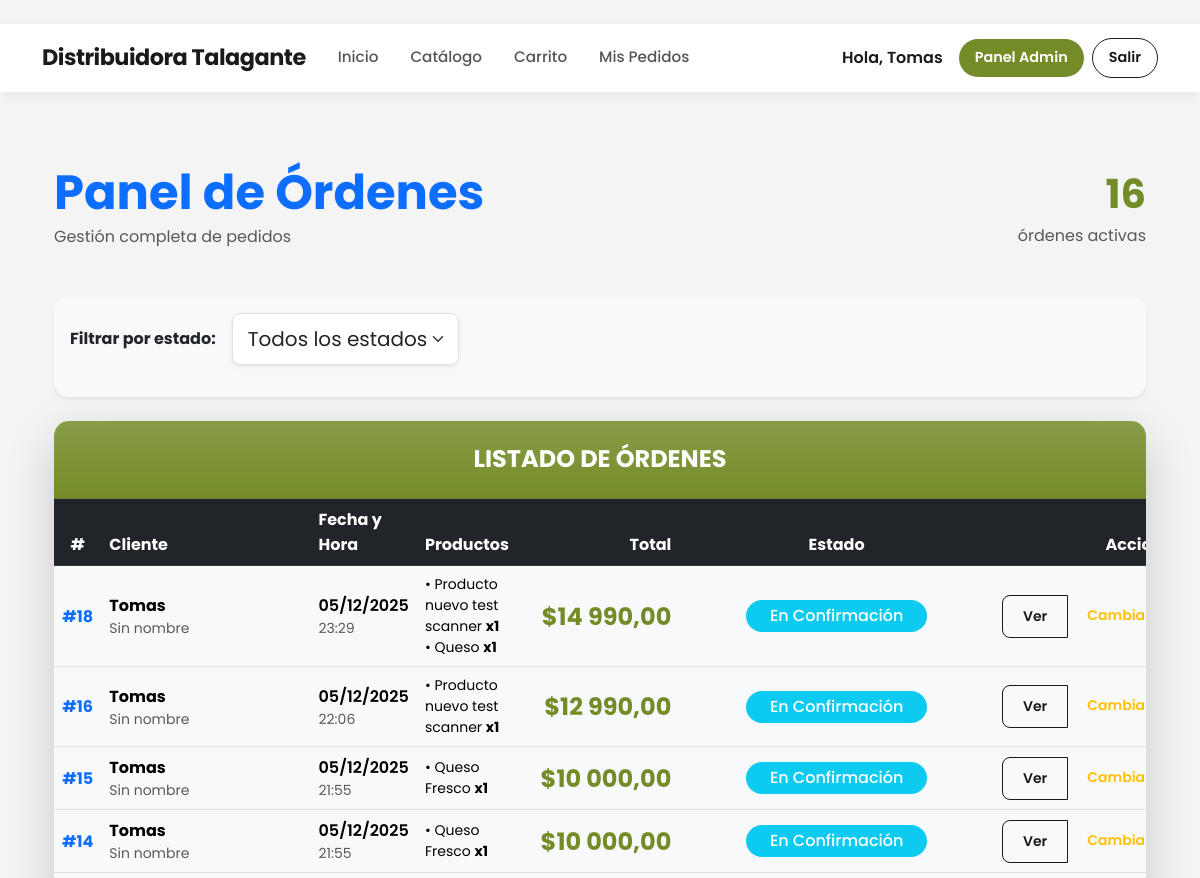
/panel/ (signed in, upper part), run on an earlier commit of the app's database.
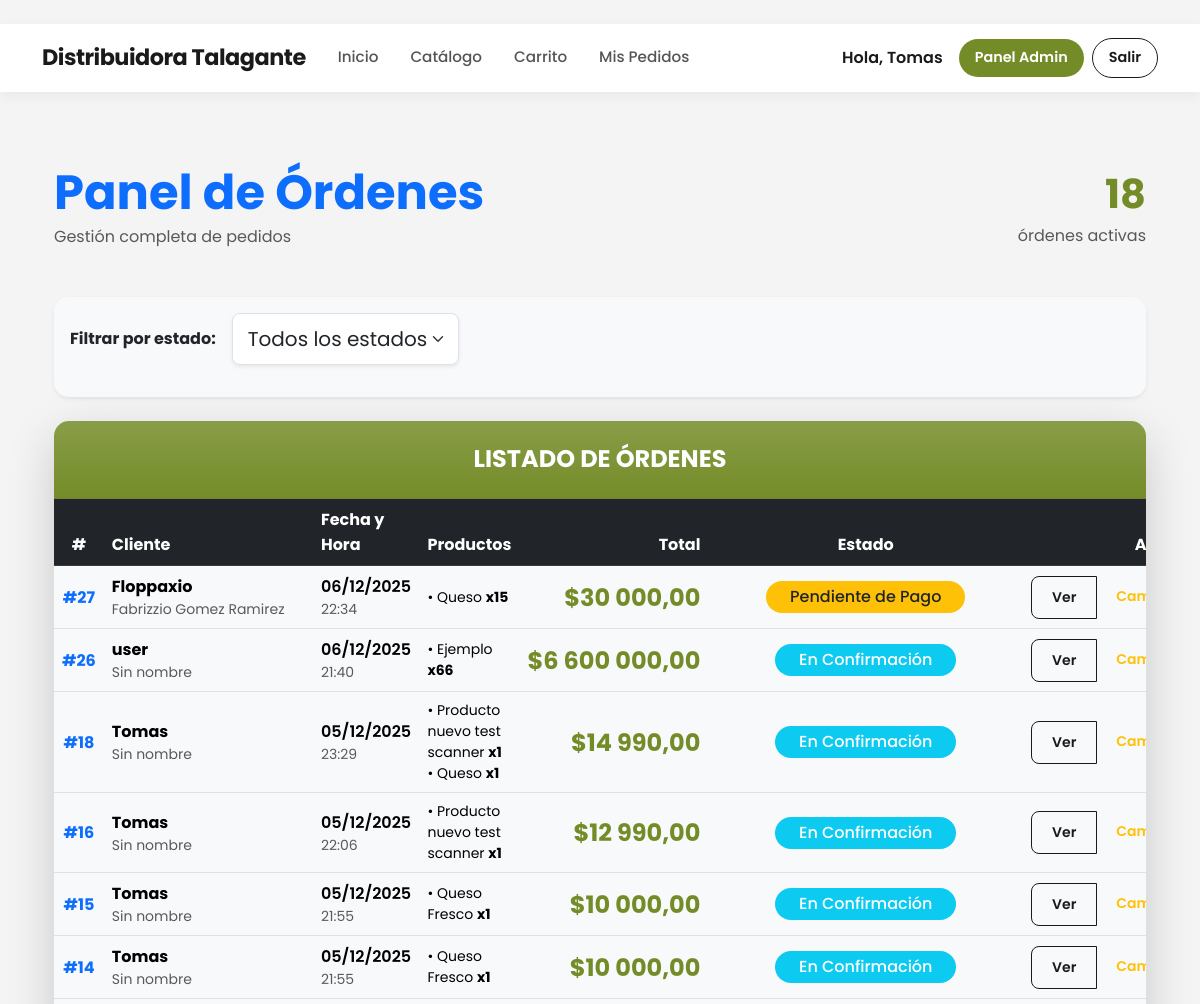
And on a later commit of the database.
### core/models.py (models this page shows, shortened)
class Orden(models.Model):
    ESTADOS = [
        ('pendiente', 'Pendiente de Pago'),
        ('confirmacion', 'En Confirmación'),
        ('preparacion', 'En Preparación'),
        ('despacho', 'En Despacho / Listo para Retiro'),
        ('cancelado', 'Cancelado'),
        ('completado', 'Completado'),
    ]
    METODOS_PAGO = [
        ('transferencia', 'Transferencia Bancaria'),
        ('efectivo', 'Pago en Efectivo (Retiro)'),
    ]
    usuario = models.ForeignKey(User, on_delete=models.CASCADE)
    fecha = models.DateTimeField(auto_now_add=True)
    estado = models.CharField(max_length=20, choices=ESTADOS, default='pendiente')
    total = models.DecimalField(max_digits=12, decimal_places=2)
    metodo_pago = models.CharField(max_length=20, choices=METODOS_PAGO, default='transferencia')
    instrucciones_transferencia = models.TextField(default="Realice transferencia a Cuenta Corriente XXXX-XXXX y envíe comprobante por WhatsApp.")
    comprobante = models.ImageField(upload_to='comprobantes/', blank=True, null=True, help_text="Foto del comprobante de pago")
    nota_comprobante = models.TextField(blank=True, null=True, help_text="Link o nota del comprobante (opcional)")
    mensaje_cliente = models.TextField(blank=True, help_text="Mensaje opcional del cliente")
    def get_whatsapp_link(self):
        if hasattr(self.usuario, 'perfil') and self.usuario.perfil.telefono:
            telefono = re.sub(r'[^\d]', '', self.usuario.perfil.telefono)
            if telefono.startswith('56') and len(telefono) == 11:
                telefono = telefono[2:]
            elif len(telefono) == 9:
                telefono = '56' + telefono
            else:
                telefono = telefono.lstrip('0')
            return f"https://wa.me/{telefono}"
        return "https://wa.me/56949071013"

class ItemOrden(models.Model):
    orden = models.ForeignKey(Orden, on_delete=models.CASCADE)
    producto = models.ForeignKey(Producto, on_delete=models.CASCADE)
    cantidad = models.PositiveIntegerField()
    precio = models.DecimalField(max_digits=10, decimal_places=2)

class Producto(models.Model):
    codigo_barras = models.CharField(max_length=50, unique=True, blank=True, null=True,help_text="Se genera automáticamente si lo dejas vacío")
    nombre = models.CharField(max_length=200)
    categoria = models.CharField(max_length=50, blank=True)
    descripcion = models.TextField(blank=True)
    unidad_medida = models.CharField(max_length=2, choices=UnidadMedida.choices, default=UnidadMedida.UN)
    stock = models.DecimalField(max_digits=12, decimal_places=3, default=Decimal('0.000'))
    precio = models.DecimalField(
        max_digits=10,
        decimal_places=0,
        default=0,
        verbose_name="Precio"
    )
    tamano_paquete = models.DecimalField(max_digits=10, decimal_places=3, default=Decimal('1.000'), help_text="Ej: 10 para caja de 10 unidades")
    producto_hijo = models.ForeignKey('self', on_delete=models.SET_NULL, null=True, blank=True, related_name='productos_padre')
    fecha_vencimiento = models.DateField(null=True, blank=True)
    imagen = models.ImageField(upload_to='productos/', blank=True, null=True)
    activo = models.BooleanField(default=True)
    creado_en = models.DateTimeField(auto_now_add=True)
    actualizado_en = models.DateTimeField(auto_now=True)

class Perfil(models.Model):
    usuario = models.OneToOneField(User, on_delete=models.CASCADE, related_name='perfil')
    nombre = models.CharField("Nombre(s)", max_length=70)
    apellido_paterno = models.CharField("Apellido Paterno", max_length=50)
    apellido_materno = models.CharField("Apellido Materno", max_length=50, blank=True, null=True)
    rut = models.CharField(
        max_length=12,
        unique=True,
        validators=[RegexValidator(regex=r'^\d{7,8}-[\dKk]$', message='Formato RUT inválido')],
        help_text="Ejemplo: 11527103-2"
    )
    telefono = models.CharField(max_length=15, blank=True, null=True)
    es_admin = models.BooleanField(default=False)
    temp_token = models.CharField(max_length=100, blank=True, null=True)
    token_expira = models.DateTimeField(blank=True, null=True)
    def nombre_completo(self):
        if self.apellido_materno:
            return f"{self.nombre} {self.apellido_paterno} {self.apellido_materno}"
        return f"{self.nombre} {self.apellido_paterno}"
    nombre_completo.short_description = "Nombre Completo"
    class Meta:
        verbose_name_plural = "Perfiles"

### core/views.py (the view)
# urls.py: path('panel/', views.admin_panel, name='admin_panel'),
@login_required
@user_passes_test(is_superuser)
def admin_panel(request):
    estado_filtro = request.GET.get('estado', '')
    ordenes = Orden.objects.all().select_related('usuario__perfil').prefetch_related('itemorden_set__producto').order_by('-fecha')
    if estado_filtro:
        ordenes = ordenes.filter(estado=estado_filtro)
    else:
        ordenes = ordenes.exclude(estado__in=['cancelado', 'completado'])
    from django.core.paginator import Paginator
    paginator = Paginator(ordenes, 25)
    page = request.GET.get('page')
    ordenes = paginator.get_page(page)
    context = {
        'ordenes': ordenes,
        'estado_filtro': estado_filtro,
    }
    return render(request, 'core/admin_panel.html', context)

### core/views.py (called while the page is built)
def is_superuser(user):
    return user.is_superuser

### core/templates/core/admin_panel.html (shortened to what the changed rows need)
{% extends "core/base.html" %}
{% load humanize %}
{% block content %}
<div class="container-fluid py-5">
    <div class="d-flex justify-content-between align-items-center mb-5">
        <div>
            <h1 class="display-5 fw-bold text-primary mb-1">
                Panel de Órdenes
            </h1>
        </div>
        <div class="text-end">
            <div class="fs-1 fw-bold text-success">{{ ordenes|length }}</div>
            <div class="text-muted">órdenes activas</div>
        </div>
    </div>
    <div class="card border-0 shadow-lg">
        <div class="table-responsive">
            <table class="table table-hover mb-0 align-middle">
                <thead class="table-dark">
                    <tr>
                        <th class="text-center">#</th>
                        <th>Cliente</th>
                        <th>Fecha y Hora</th>
                        <th>Productos</th>
                        <th class="text-end">Total</th>
                        <th class="text-center">Estado</th>
                        <th class="text-center">Acciones</th>
                    </tr>
                </thead>
                <tbody>
                    {% for orden in ordenes %}
                    <tr class="table-light">
                        <td class="text-center fw-bold text-primary">#{{ orden.id }}</td>
                        <td>
                            <div class="fw-bold">{{ orden.usuario.username }}</div>
                            <small class="text-muted">
                                {{ orden.usuario.perfil.nombre_completo|default:"Sin nombre" }}
                            </small>
                        </td>
                        <td>
                            <div class="fw-semibold">{{ orden.fecha|date:"d/m/Y" }}</div>
                            <small class="text-muted">{{ orden.fecha|time:"H:i" }}</small>
                        </td>
                        <td class="small">
                            {% for item in orden.itemorden_set.all|slice:":4" %}
                                • {{ item.producto.nombre }} <strong>x{{ item.cantidad }}</strong><br>
                            {% endfor %}
                        </td>
                        <td class="text-end">
                            <span class="fs-4 fw-bold text-success">
                                ${{ orden.total|intcomma }}
                            </span>
                        </td>
                        <td class="text-center">
                            <span class="badge rounded-pill px-4 py-2 fs-6
                                {% if orden.estado == 'pendiente' %} bg-warning text-dark
                                {% elif orden.estado == 'confirmacion' %} bg-info text-white
                                {% elif orden.estado == 'preparacion' %} bg-primary text-white
                                {% elif orden.estado == 'despacho' %} bg-orange text-white
                                {% elif orden.estado == 'completado' %} bg-success text-white
                                {% elif orden.estado == 'cancelado' %} bg-danger text-white
                                {% else %} bg-secondary text-white
                                {% endif %}">
                                {{ orden.get_estado_display }}
                            </span>
                        </td>
                        <td class="text-center">
                            <div class="btn-group" role="group">
                                <a href="{% url 'orden_detail' orden.id %}"
                                   class="btn btn-outline-primary btn-sm" title="Ver detalle">
                                    Ver
                                </a>
                                <a href="{% url 'update_orden_status' orden.id %}"
                                   class="btn btn-outline-warning btn-sm" title="Cambiar estado">
                                    Cambiar
                                </a>
                            </div>
                        </td>
                    </tr>
                    {% endfor %}
                </tbody>
            </table>
        </div>
    </div>
</div>
{% endblock %}

What changed in the data, as far as the page shows it:
added Orden: id "27", usuario.username "Floppaxio", usuario.perfil.nombre_completo "Fabrizzio Gomez Ramirez", fecha "06/12/2025", fecha "22:34", total "30 000,00", estado "Pendiente de Pago"
added ItemOrden: producto.nombre "Queso", cantidad "15", shown under "27"
added Orden: id "26", usuario.username "user", usuario.perfil.nombre_completo "Sin nombre", fecha "06/12/2025", fecha "21:40", total "6 600 000,00", estado "En Confirmación"
added ItemOrden: producto.nombre "Ejemplo", cantidad "66", shown under "26"
Also different on the page:
{{ ordenes|length }}: "16" → "18"
